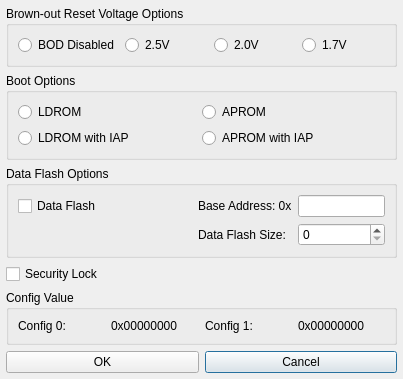
<?xml version="1.0" encoding="UTF-8"?>
<ui version="4.0">
 <class>Dialog</class>
 <widget class="QDialog" name="Dialog">
  <property name="geometry">
   <rect>
    <x>0</x>
    <y>0</y>
    <width>403</width>
    <height>318</height>
   </rect>
  </property>
  <layout class="QGridLayout" name="outer_layout">
   <property name="leftMargin">
    <number>6</number>
   </property>
   <property name="topMargin">
    <number>6</number>
   </property>
   <property name="rightMargin">
    <number>6</number>
   </property>
   <property name="bottomMargin">
    <number>6</number>
   </property>
   <property name="spacing">
    <number>6</number>
   </property>
   <item row="0" column="2" colspan="2">
    <widget class="QGroupBox" name="IDC_GROUP_BROWN_OUT_RESET_VOLTAGE">
     <property name="title">
      <string>Brown-out Reset Voltage Options</string>
     </property>
     <layout class="QHBoxLayout" name="layout_IDC_GROUP_BROWN_OUT_RESET_VOLTAGE">
      <item>
       <widget class="QRadioButton" name="IDC_RADIO_BOV_DISABLE">
        <property name="text">
         <string>BOD Disabled</string>
        </property>
       </widget>
      </item>
      <item>
       <widget class="QRadioButton" name="IDC_RADIO_BOV_0">
        <property name="text">
         <string>2.5V</string>
        </property>
       </widget>
      </item>
      <item>
       <widget class="QRadioButton" name="IDC_RADIO_BOV_1">
        <property name="text">
         <string>2.0V</string>
        </property>
       </widget>
      </item>
      <item>
       <widget class="QRadioButton" name="IDC_RADIO_BOV_2">
        <property name="text">
         <string>1.7V</string>
        </property>
       </widget>
      </item>
     </layout>
    </widget>
   </item>
   <item row="1" column="2" colspan="2">
    <widget class="QGroupBox" name="IDC_GROUP_BOOT_SELECT">
     <property name="title">
      <string>Boot Options</string>
     </property>
     <layout class="QGridLayout" name="layout_IDC_GROUP_BOOT_SELECT" columnstretch="1,1,0">
      <item row="0" column="0">
       <widget class="QRadioButton" name="IDC_RADIO_BS_LDROM">
        <property name="text">
         <string>LDROM</string>
        </property>
       </widget>
      </item>
      <item row="0" column="1">
       <widget class="QRadioButton" name="IDC_RADIO_BS_APROM">
        <property name="text">
         <string>APROM</string>
        </property>
       </widget>
      </item>
      <item row="1" column="0" colspan="2">
       <widget class="QRadioButton" name="IDC_RADIO_BS_LDROM_APROM">
        <property name="text">
         <string>LDROM with IAP</string>
        </property>
       </widget>
      </item>
      <item row="1" column="1" colspan="2">
       <widget class="QRadioButton" name="IDC_RADIO_BS_APROM_LDROM">
        <property name="text">
         <string>APROM with IAP</string>
        </property>
       </widget>
      </item>
     </layout>
    </widget>
   </item>
   <item row="4" column="2" colspan="2">
    <widget class="QGroupBox" name="IDC_GROUP_CONFIG_VALUE">
     <property name="title">
      <string>Config Value</string>
     </property>
     <layout class="QHBoxLayout" name="layout_IDC_GROUP_CONFIG_VALUE">
      <item>
       <widget class="QLabel" name="IDC_STATIC_CONFIG_0">
        <property name="text">
         <string>Config 0:</string>
        </property>
       </widget>
      </item>
      <item>
       <widget class="QLabel" name="IDC_STATIC_CONFIG_VALUE_0">
        <property name="text">
         <string>0x00000000</string>
        </property>
       </widget>
      </item>
      <item>
       <widget class="QLabel" name="IDC_STATIC_CONFIG_1">
        <property name="text">
         <string>Config 1:</string>
        </property>
       </widget>
      </item>
      <item>
       <widget class="QLabel" name="IDC_STATIC_CONFIG_VALUE_1">
        <property name="text">
         <string>0x00000000</string>
        </property>
       </widget>
      </item>
     </layout>
    </widget>
   </item>
   <item row="5" column="3">
    <widget class="QPushButton" name="IDCANCEL">
     <property name="text">
      <string>Cancel</string>
     </property>
    </widget>
   </item>
   <item row="2" column="2" colspan="2">
    <widget class="QGroupBox" name="IDC_GROUP_DATA_FLASH">
     <property name="title">
      <string>Data Flash Options</string>
     </property>
     <layout class="QGridLayout" name="gridLayout" columnstretch="2,1,1">
      <item row="0" column="0">
       <widget class="QCheckBox" name="IDC_CHECK_DATA_FLASH_ENABLE">
        <property name="text">
         <string>Data Flash</string>
        </property>
       </widget>
      </item>
      <item row="0" column="1">
       <widget class="QLabel" name="IDC_STATIC_FLASH_BASE_ADDRESS">
        <property name="text">
         <string>Base Address: 0x</string>
        </property>
       </widget>
      </item>
      <item row="0" column="2">
       <widget class="QLineEdit" name="IDC_EDIT_FLASH_BASE_ADDRESS"/>
      </item>
      <item row="1" column="1">
       <widget class="QLabel" name="IDC_STATIC_DATA_FLASH_SIZE">
        <property name="text">
         <string>Data Flash Size:</string>
        </property>
       </widget>
      </item>
      <item row="1" column="2">
       <widget class="QSpinBox" name="IDC_SPIN_DATA_FLASH_SIZE"/>
      </item>
     </layout>
    </widget>
   </item>
   <item row="3" column="2">
    <widget class="QCheckBox" name="IDC_CHECK_SECURITY_LOCK">
     <property name="text">
      <string>Security Lock</string>
     </property>
    </widget>
   </item>
   <item row="5" column="2">
    <widget class="QPushButton" name="IDOK">
     <property name="text">
      <string>OK</string>
     </property>
    </widget>
   </item>
  </layout>
 </widget>
 <resources/>
 <connections/>
</ui>
